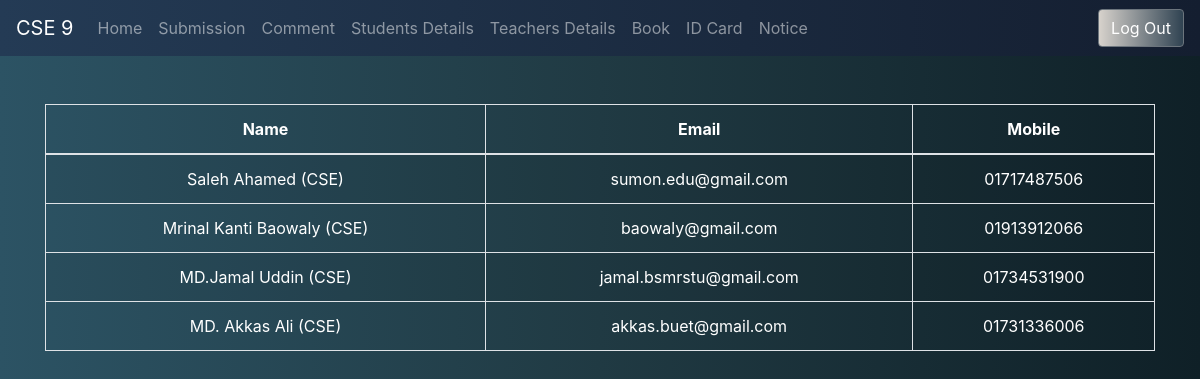
The page /teacherNumber.php (signed in) on the database its author committed.
### tables this page shows
CREATE TABLE `sir` (
  `id` int(11) NOT NULL AUTO_INCREMENT,
  `Name` varchar(255) NOT NULL,
  `email` varchar(255) NOT NULL,
  `number` int(255) NOT NULL,
  `dept` varchar(255) NOT NULL,
  PRIMARY KEY (`id`)
);

### lib/Database.php (called while the page is built, shortened)
<?php
Class Database{
	public $host   = DB_HOST;
	public $user   = DB_USER;
	public $pass   = DB_PASS;
	public $dbname = DB_NAME;
	public $link;
	private function connectDB(){
	$this->link = new mysqli($this->host, $this->user, $this->pass, $this->dbname);
 }
	public function select($query){
		$result = $this->link->query($query) or die($this->link->error.__LINE__);
		if($result->num_rows > 0){
			return $result;
		} else {
			return false;
		}
	}
}

### teacherNumber.php (the view, shortened to what this page needs)
<?php include 'inc/header.php'; ?>
<?php
$quarry = "SELECT * FROM sir ORDER BY id ASC";
$select = $db->select($quarry);
?>
<br><br>
<section>
    <div class="span7 container text-white">
        <div class="widget stacked widget-table action-table">
            <div class="widget-content">
                <table class="table table-striped table-bordered text-white">
                    <thead>
                        <tr class=" align-items-center " style="text-align: center;">
                            <th>Name</th>
                            <th>Email</th>
                            <th>Mobile</th>
                        </tr>
                    </thead>
                    <tbody>
                        <?php
                        if ($select) {
                            while ($result = $select->fetch_assoc()) {
                                $Name = $result["Name"];
                                $email = $result["email"];
                                $Dept = $result["dept"];
                                $number = $result["number"];
                        ?>
                                <tr class=" align-items-center " style="text-align: center; word-break: break-word;">
                                    <td><?php echo $Name; ?> (<?php echo $Dept; ?>)</td>
                                    <td><?php echo $email; ?></td>
                                    <td>0<?php echo $number; ?></td>
                                </tr>
                        <?php
                            }
                        }
                        ?>
                    </tbody>
                </table>
            </div>
        </div>
    </div>
</section>
<br><br>
</body>
</html>

### rows shown on the page
sir: Name "Saleh Ahamed", dept "CSE", email "sumon.edu@gmail.com", number "1717487506"
sir: Name "Mrinal Kanti Baowaly", dept "CSE", email "baowaly@gmail.com", number "1913912066"
sir: Name "MD.Jamal Uddin", dept "CSE", email "jamal.bsmrstu@gmail.com", number "1734531900"
sir: Name "MD. Akkas Ali", dept "CSE", email "akkas.buet@gmail.com", number "1731336006"
